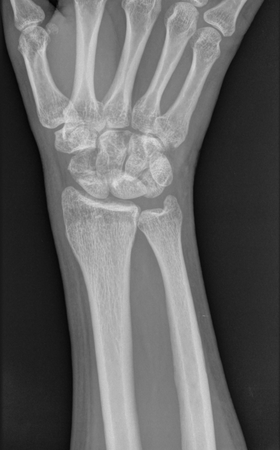
#> input picture images/example1.png, 280 x 450 px
$ jupyter execute '4_Transformacja Fouriera.ipynb'
#> lines starting #> are read from the running program, lines starting #| are printed output that depends on the picture
# Transformacja Fouriera
Opracowanie: A.Florkowska

[cell 1]
import numpy as np
import matplotlib.pyplot as plt
import scipy.signal as signal
from scipy.fft import fft2, fftshift
import scipy.ndimage as nd
from skimage import io
from skimage import color
import time
from IPython.display import Image

[cell 2]
normalize = lambda image: (image - np.min(image)) / (np.max(image) - np.min(image))
image = io.imread(".././images/example1.png")
#> image is the input picture: shape (450, 280, 4); mean R, G, B, A 99.6, 99.6, 99.6, 255
image = image[:,:,0:3]
#> image: shape (450, 280, 3)
image = color.rgb2gray(image)
#> image: shape (450, 280) float64
image = normalize(image)
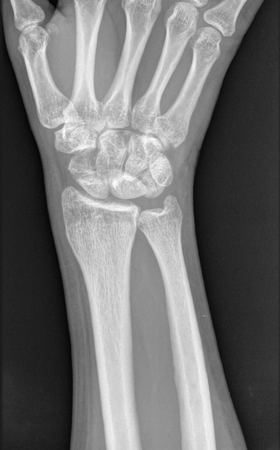
#> image: shape (450, 280) float64; min 0, max 1, mean 0.448

# Transformacja Fouriera
Transformacja Fouriera to matematyczna operacja, która przekształca sygnał czasowy (lub sygnał dyskretny) z dziedziny czasu do dziedziny częstotliwości. Pozwala również zapisać wejściowy sygnał jako sumę sygnałów sinusoidalnych o różnych częstotliwościach. Jest ona szczególnie ważna, ponieważ pozwala analizować sygnały właśnie w dziedzinie częstotliwości, co pozwala na wykrywanie charakterystycznych częstotliwości, filtrowanie sygnału, kompresję danych, czy rozpoznawanie pewnych wzorców.

Inne znane metody przejścia z dziedziny czasu do dziedziny częstotliwości to m.in. algorytm Cooleya-Tukeya.

Transformacja a transformata to zupełnie coś innego. Transformacja to operacja, a transformata to jego wynik.

Obraz to funkcja wielu zmiennych, tak więc można zastosować dla niej transformację Fouriera. Przkeształca ona obraz z dziedziny przestrzennej (x,y) do dziedziny częstotliwości (u,v). W wyniku transformacji uzyskujemy informacje na temat zawartych w obrazie częstotliwości, które mogą reprezentować różne cechy obrazu, takie jak krawędzie, tekstury, czy struktury, czyli odnosić się do zmian w intensywności lub kolorze obrazu. W ten sposób uzyskany jest obraz, którego każdy punkt reprezentuje określoną częstotliwość.

"Wysokie" częstotliwości w obrazie odpowiadają szybkim zmianom intensywności pikseli (na przykład przy krawędziach obiektów lub w obszarach z drobnymi szczegółami), podczas gdy "niskie" częstotliwości odnoszą się do powolnych zmian intensywności (na przykład jednolite obszary).

Aby wyświetlić magnitudę spektrum w skali logarytmicznej, często stosuje się 20-krotność logarytmu dziesiętnego z magnitudy, co odpowiada wyrażeniu w decybelach (dB). Skala logarytmiczna jest użyteczna, gdy zakres wartości magnitudy jest bardzo szeroki i chcemy lepiej zobaczyć różnice w mniejszych wartościach magnitudy.

[cell 3]
Image(filename=".././images/4_1.png", width=600)

Często do celów wizualizacyjnych uzywa się funckji fftshift, która służy do przesunięcia części spektrum tak, aby składowa o niskiej częstotliwości znajdowała się w środku spektrum - co można zaobserwować na poniższym rysunku: duzo bardziej jest czytelniejszy obraz przesuniętego widma.

[cell 4]
fft_image = fft2(image)
magnitude = np.abs(fft_image)
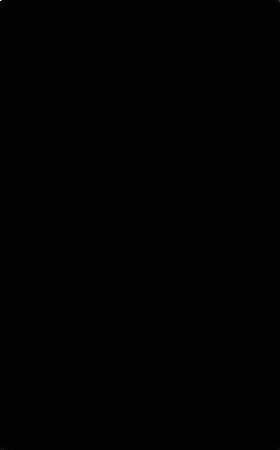
#> magnitude: shape (450, 280) float64; min 0.0185, max 56433.9, mean 10.7; drawn with min black and max white
phase = np.angle(fft_image)
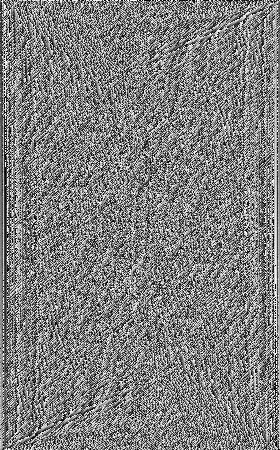
#> phase: shape (450, 280) float64; min -3.14, max 3.14, mean -2.49e-05; drawn with min black and max white
magnitude_spectrum = 20 * np.log(magnitude + np.finfo(float).eps)
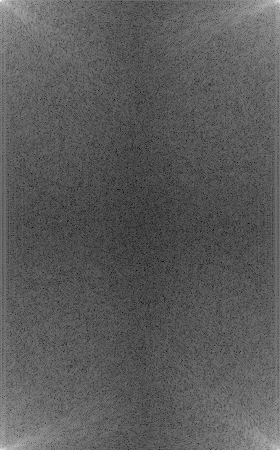
#> magnitude_spectrum: shape (450, 280) float64; min -79.76, max 218.8, mean 27; drawn with min black and max white
fft_image_shifted = fftshift(fft_image)
magnitude_shifted = np.abs(fft_image_shifted)
magnitude_shifted_spectrum = 20 * np.log(magnitude_shifted + np.finfo(float).eps)
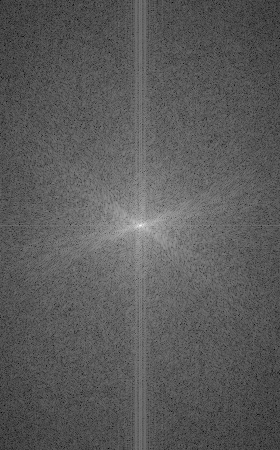
#> magnitude_shifted_spectrum: shape (450, 280) float64; min -79.76, max 218.8, mean 27; drawn with min black and max white

plt.figure(figsize=(6, 4),dpi=200)
#> (this line was passed over: IPython is not available in this run)
plt.subplot(1, 4, 1)
#> (this line was passed over: IPython is not available in this run)
plt.imshow(image, cmap='gray')
#> (this line was passed over: IPython is not available in this run)
plt.title("Input image", fontsize=8)
#> (this line was passed over: IPython is not available in this run)
plt.axis('off')
#> (this line was passed over: IPython is not available in this run)
plt.subplot(1, 4, 2)
#> (this line was passed over: IPython is not available in this run)
plt.imshow(magnitude_spectrum, cmap='gray')
#> (this line was passed over: IPython is not available in this run)
plt.title("Spectrum", fontsize=8)
plt.axis('off')
plt.subplot(1, 4, 3)
plt.imshow(magnitude_shifted_spectrum, cmap='gray')
plt.title("Shifted spectrum", fontsize=8)
plt.axis('off')
plt.subplot(1, 4, 4)
plt.imshow(phase, cmap='gray')
plt.title("Phase", fontsize=8)
plt.axis('off')
plt.show()
